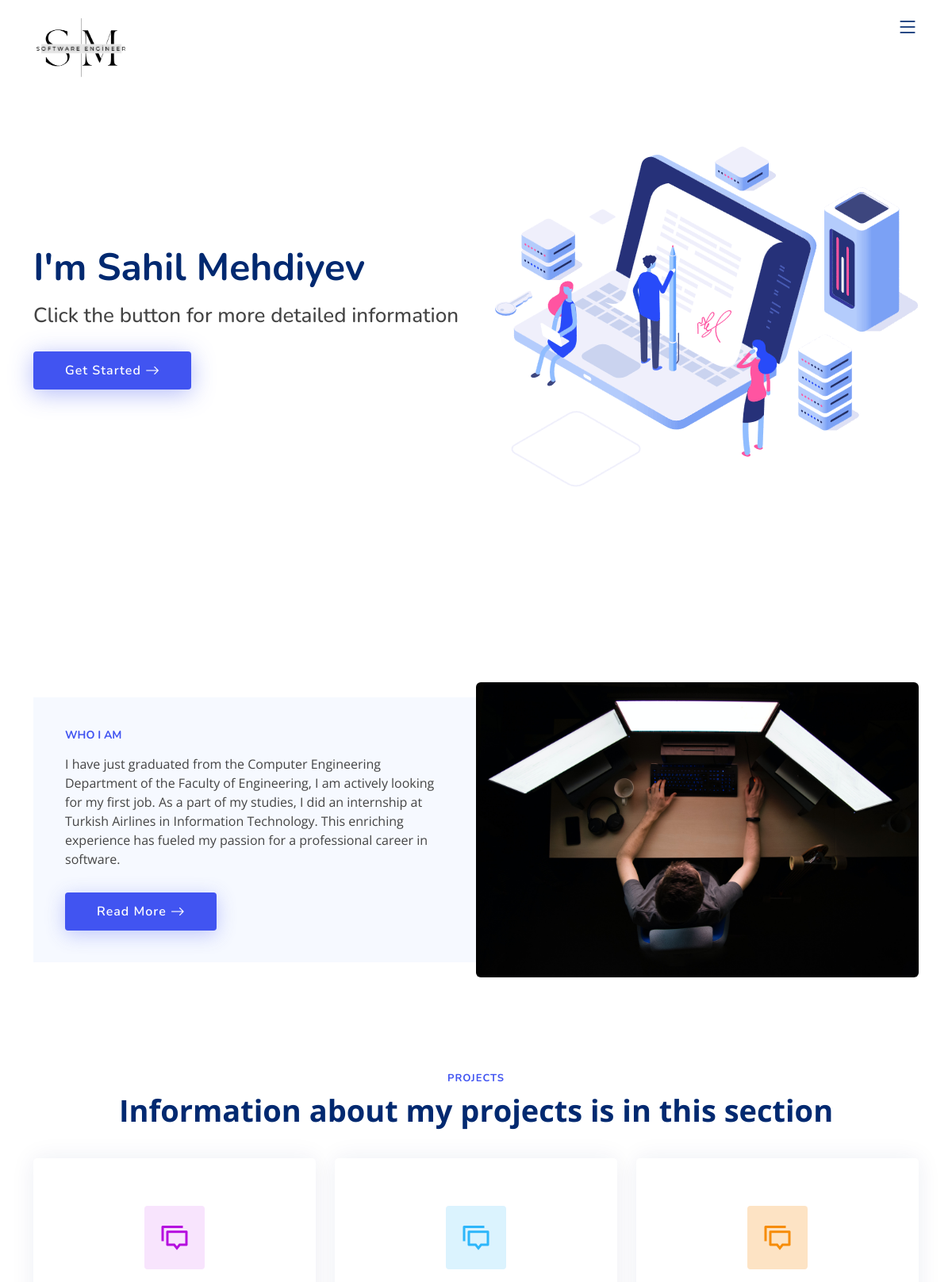
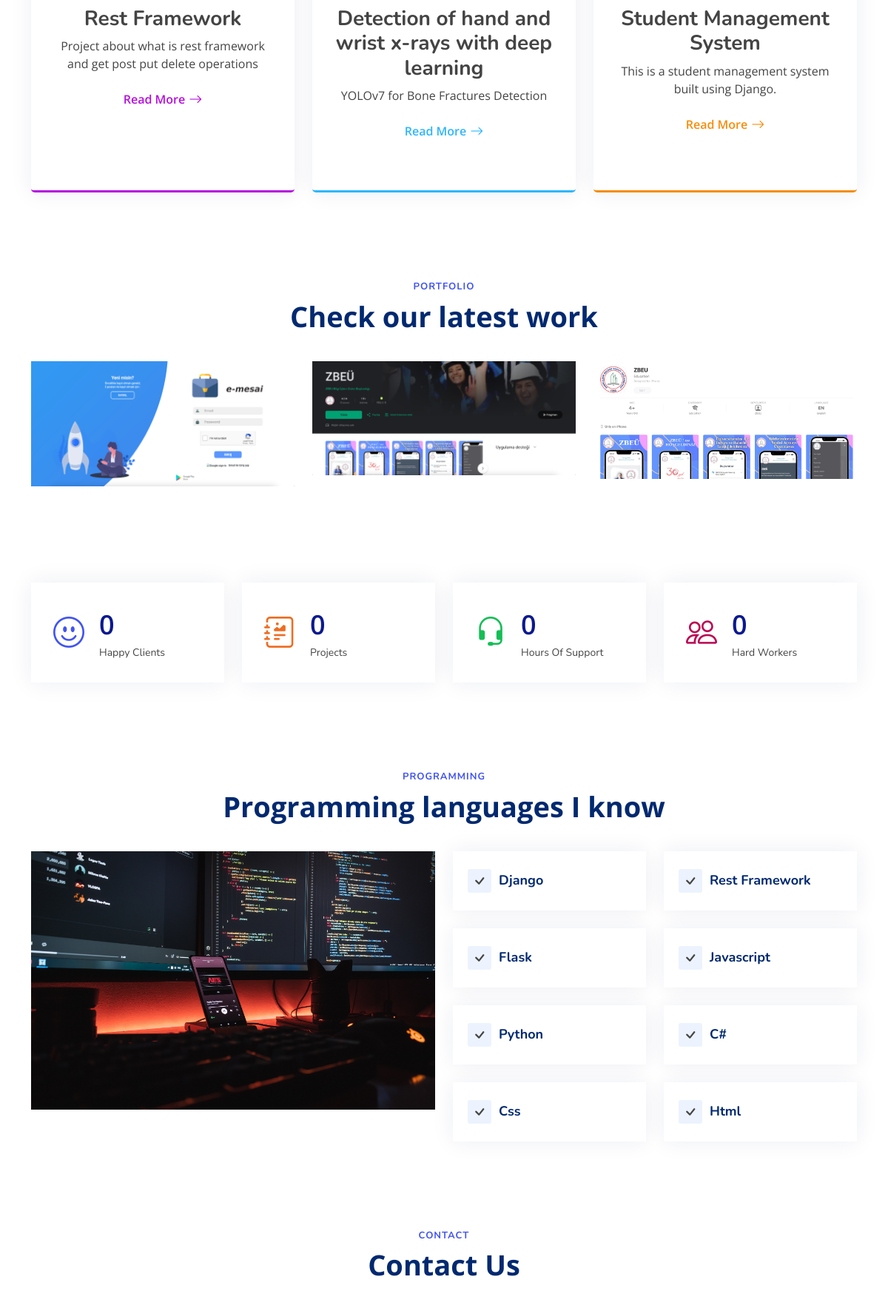
The page / (upper part) on the database its author committed (2 pictures, top to bottom).
### myapp/models.py (models this page shows, shortened)
class Feature(models.Model):
    name    = models.CharField(max_length=100)
    details = models.CharField(max_length=100)

class Content(models.Model):
    header  = models.CharField(max_length=100)
    details = models.CharField(max_length=100)
    text    = models.CharField(max_length=400)

### myapp/views.py (the view)
# urls.py: path('',views.index,name='index'),
def index(request):
    data = {
        'features'      : Feature.objects.all(),
        'contents'      : Content.objects.all(),
        'cards'         : Card.objects.all(),
        'values'        : Values.objects.all(),
        'portfolios'    : Portfolio.objects.all(),
        'designes'      : Design.objects.all(),
        'kartlar'       : Kartlar.objects.all()
    }
    return render(request,'index.html',data)

### templates/index.html (shortened to what this page needs)
<!DOCTYPE html>
{% load static %}
<html lang="en">
<head>
  <link href="{% static 'assets/vendor/aos/aos.css' %} " rel="stylesheet">
  <link href="{% static 'assets/vendor/bootstrap/css/bootstrap.min.css' %} " rel="stylesheet">
  <link href="{% static 'assets/vendor/bootstrap-icons/bootstrap-icons.css' %} " rel="stylesheet">
  <link href="{% static 'assets/vendor/glightbox/css/glightbox.min.css' %} " rel="stylesheet">
  <link href="{% static 'assets/vendor/remixicon/remixicon.css' %} " rel="stylesheet">
  <link href="{% static 'assets/vendor/swiper/swiper-bundle.min.css' %} " rel="stylesheet">
  <link href="{% static 'assets/css/style.css' %} " rel="stylesheet">
</head>
<body>
  {% include "partials/_header.html" %}
  {% include "partials/_features.html"%}
  {% include "partials/_about.html" %}
  {% include "partials/_services-card.html" %}
  {% include "partials/_portfolio.html" %}
  <main id="main">
    <section id="counts" class="counts">
      <div class="container" data-aos="fade-up">
        <div class="row gy-4">
          <div class="col-lg-3 col-md-6">
            <div class="count-box">
              <i class="bi bi-emoji-smile"></i>
              <div>
                <span data-purecounter-start="0" data-purecounter-end="232" data-purecounter-duration="1" class="purecounter"></span>
                <p>Happy Clients</p>
              </div>
            </div>
          </div>
          <div class="col-lg-3 col-md-6">
            <div class="count-box">
              <i class="bi bi-journal-richtext" style="color: #ee6c20;"></i>
              <div>
                <span data-purecounter-start="0" data-purecounter-end="521" data-purecounter-duration="1" class="purecounter"></span>
                <p>Projects</p>
              </div>
            </div>
          </div>
          <div class="col-lg-3 col-md-6">
            <div class="count-box">
              <i class="bi bi-headset" style="color: #15be56;"></i>
              <div>
                <span data-purecounter-start="0" data-purecounter-end="1463" data-purecounter-duration="1" class="purecounter"></span>
                <p>Hours Of Support</p>
              </div>
            </div>
          </div>
          <div class="col-lg-3 col-md-6">
            <div class="count-box">
              <i class="bi bi-people" style="color: #bb0852;"></i>
              <div>
                <span data-purecounter-start="0" data-purecounter-end="15" data-purecounter-duration="1" class="purecounter"></span>
                <p>Hard Workers</p>
              </div>
            </div>
          </div>
        </div>
      </div>
    </section>
    <section id="features" class="features">
      <div class="container" data-aos="fade-up">
        <header class="section-header">
          <h2>Programming</h2>
          <p>Programming languages I know</p>
        </header>
        <div class="row">
          <div class="col-lg-6">
            <img src="{% static 'assets/img/code.png' %} " class="img-fluid" alt="">
          </div>
          <div class="col-lg-6 mt-5 mt-lg-0 d-flex">
            <div class="row align-self-center gy-4">
              <div class="col-md-6" data-aos="zoom-out" data-aos-delay="200">
                <div class="feature-box d-flex align-items-center">
                  <i class="bi bi-check"></i>
                  <h3>Django</h3>
                </div>
              </div>
              <div class="col-md-6" data-aos="zoom-out" data-aos-delay="300">
                <div class="feature-box d-flex align-items-center">
                  <i class="bi bi-check"></i>
                  <h3>Rest Framework</h3>
                </div>
              </div>
              <div class="col-md-6" data-aos="zoom-out" data-aos-delay="400">
                <div class="feature-box d-flex align-items-center">
                  <i class="bi bi-check"></i>
                  <h3>Flask</h3>
                </div>
              </div>
              <div class="col-md-6" data-aos="zoom-out" data-aos-delay="500">
                <div class="feature-box d-flex align-items-center">
                  <i class="bi bi-check"></i>
                  <h3>Javascript</h3>
                </div>
              </div>
              <div class="col-md-6" data-aos="zoom-out" data-aos-delay="600">
                <div class="feature-box d-flex align-items-center">
                  <i class="bi bi-check"></i>
                  <h3>Python</h3>
                </div>
              </div>
              <div class="col-md-6" data-aos="zoom-out" data-aos-delay="700">
                <div class="feature-box d-flex align-items-center">
                  <i class="bi bi-check"></i>
                  <h3>C#</h3>
                </div>
              </div>
              <div class="col-md-6" data-aos="zoom-out" data-aos-delay="700">
                <div class="feature-box d-flex align-items-center">
                  <i class="bi bi-check"></i>
                  <h3>Css</h3>
                </div>
              </div>
              <div class="col-md-6" data-aos="zoom-out" data-aos-delay="700">
                <div class="feature-box d-flex align-items-center">
                  <i class="bi bi-check"></i>
                  <h3>Html</h3>
                </div>
              </div>
            </div>
          </div>
        </div>
      </div>
    </section>
    {% include "partials/contact.html" %}
  </main>
</body>
</html>

### templates/partials/_header.html (shortened to what this page needs)
{% load static %}
  <header id="header" class="header fixed-top">
    <div class="container-fluid container-xl d-flex align-items-center justify-content-between position-relative">
      <a href="#" class=" d-flex align-items-center position-absolute top-0 left-0" >
        <img src="{% static 'assets/img/sm3.png' %} " alt="" class="mt-0 ms-0" style="width:120px; height: 80px;">
      </a>
      <nav id="navbar" class="navbar">
        <i class="bi bi-list mobile-nav-toggle"></i>
      </nav>
    </div>
  </header>

### templates/partials/_features.html
{% load static %}
  <section id="hero" class="hero d-flex align-items-center">
    <div class="container">
      <div class="row">
        {% for feature in features  %}
          <div class="col-lg-6 d-flex flex-column justify-content-center">
            <h1 data-aos="fade-up">{{feature.name}}</h1>
            <h2 data-aos="fade-up" data-aos-delay="400">{{feature.details}}</h2>
          {% endfor %}
          <div data-aos="fade-up" data-aos-delay="600">
            <div class="text-center text-lg-start">
              <a href="#about"  class="btn-get-started scrollto d-inline-flex align-items-center justify-content-center align-self-center">
                <span >Get Started</span>
                <i class="bi bi-arrow-right"></i>
              </a>
            </div>
          </div>
        </div>
        <div class="col-lg-6 hero-img" data-aos="zoom-out" data-aos-delay="200">
          <img src="{% static 'assets/img/hero-img.png' %} " class="img-fluid ">
        </div>
      </div>
    </div>
  </section>

### templates/partials/_about.html (shortened to what this page needs)
{% load static %}
<section id="about" class="about">
  <div class="container" data-aos="fade-up">
    <div class="row gx-0">
      {% for content in contents %}
      <div
        class="col-lg-6 d-flex flex-column justify-content-center"
        data-aos="fade-up"
        data-aos-delay="200"
      >
        <div class="content">
          <h3>{{content.header}}</h3>
          <p>{{content.text}}</p>
          <div class="text-center text-lg-start">
            <a style="cursor: pointer;"
              class="btn-read-more d-inline-flex align-items-center justify-content-center align-self-center;"
              data-bs-toggle="modal"
              data-bs-target="#myModal"
            >
              <span>Read More</span>
              <i class="bi bi-arrow-right"></i>
            </a>
          </div>
          {% endfor %}
        </div>
      </div>
      <div
        class="col-lg-6 d-flex align-items-center"
        data-aos="zoom-out"
        data-aos-delay="200"
      >
        <img
          src="{% static 'assets/img/2.jpeg' %} "
          class="rounded img-fluid"
          alt=""
        />
      </div>
    </div>
  </div>
</section>

### templates/partials/_services-card.html (shortened to what this page needs)
{% load static %}
    <section id="services" class="services">
        <div class="container" data-aos="fade-up">
          <header class="section-header">
            <h2>Projects</h2>
            <p>Information about my projects is in this section</p>
          </header>
          <div class="row gy-4">
                <div class="col-lg-4 col-md-6" data-aos="fade-up" data-aos-delay="200">
                    <div class="service-box purple">
                        <i class="ri-discuss-line icon"></i>
                        <h3>Rest Framework</h3>
                        <p>Project about what is rest framework and get post put delete operations</p>
                        <a href="https://github.com/SahilMehdiyev/Rest-Framework" class="read-more"><span>Read More</span> <i class="bi bi-arrow-right"></i></a>
                    </div>
                </div>
                <div class="col-lg-4 col-md-6" data-aos="fade-up" data-aos-delay="200">
                  <div class="service-box blue">
                      <i class="ri-discuss-line icon"></i>
                      <h3>Detection of hand and wrist x-rays with deep learning</h3>
                      <p>YOLOv7 for Bone Fractures Detection</p>
                      <a href="https://github.com/SahilMehdiyev/YOLOv7-Bone-Fracture-Detection" class="read-more"><span>Read More</span> <i class="bi bi-arrow-right"></i></a>
                  </div>
              </div>
            <div class="col-lg-4 col-md-6" data-aos="fade-up" data-aos-delay="300">
              <div class="service-box orange">
                <i class="ri-discuss-line icon"></i>
                <h3>Student Management System</h3>
                <p>This is a student management system built using Django.</p>
                <a href="https://github.com/SahilMehdiyev/student-management-system" class="read-more"><span>Read More</span> <i class="bi bi-arrow-right"></i></a>
              </div>
            </div>
          </div>
        </div>
      </section>

### templates/partials/_portfolio.html (shortened to what this page needs)
{% load static %}
    <section id="portfolio" class="portfolio">
        <div class="container" data-aos="fade-up">
          <header class="section-header">
            <h2>Portfolio</h2>
            <p>Check our latest work</p>
          </header>
          <div class="row gy-4 portfolio-container" data-aos="fade-up" data-aos-delay="200">
            <div class="col-lg-4 col-md-6 portfolio-item filter-app">
              <div class="portfolio-wrap">
                <img src="{% static 'assets/img/e-mesai.png' %} " class="img-fluid" alt="">
              </div>
            </div>
            <div class="col-lg-4 col-md-6 portfolio-item filter-app">
              <div class="portfolio-wrap">
                <img src="{% static 'assets/img/android.png' %} " class="img-fluid" alt="">
              </div>
            </div>
            <div class="col-lg-4 col-md-6 portfolio-item filter-app">
              <div class="portfolio-wrap">
                <img src="{% static 'assets/img/ios1.png' %} " class="img-fluid" alt="">
              </div>
            </div>
          </div>
        </div>
      </section>

### templates/partials/contact.html (shortened to what this page needs)
{% load static %}
{% if not emrah  %}
<section id="contact" class="contact">
  <div class="container" data-aos="fade-up">
    <header class="section-header">
      <h2>Contact</h2>
      <p>Contact Us</p>
    </header>
    <div class="row gy-4">
      <div class="col-lg-6">
        <div class="row gy-4">
        </div>
      </div>
    </div>
  </div>
</section>
{% endif %}

### templates/partials/_footer.html (shortened to what this page needs)
{% load static %}

### rows shown on the page
Feature: name "I'm Sahil Mehdiyev", details "Click the button for more detailed information"
Content: header "WHO I AM", text "I have just graduated from the Computer Engineering Department of the Faculty of Engineering, I am actively looking for my first job. As a part of my studies, I did an internship at Turkish Airlines in Information Technology. This enriching experience has fueled my passion for a professional career in software."
